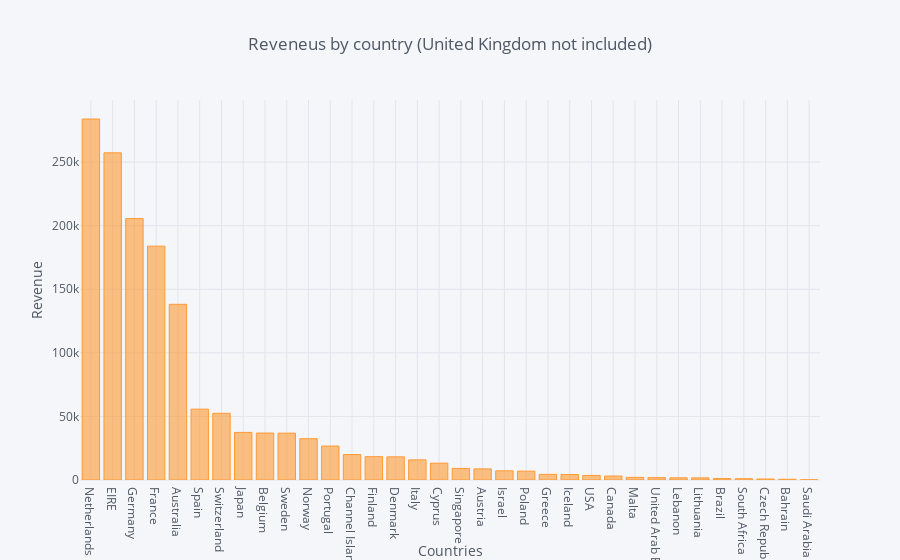

Source (notebook cell):
### Markdown cell above
## 1. Create an interactive bar chart showing total quantity and revenue by country (excluding United Kingdom) for the month of April 2011.

### Code cell
#data_reveneu = data.groupby(by='Country').agg({'Revenue':'sum'}).reset_index().plot(kind='bar')
data_reveneu = data[data.Country != 'United Kingdom'].groupby(by='Country')\
            .agg({'Revenue':'sum'}).sort_values(by='Revenue', ascending=False).reset_index()

data_reveneu.iplot(kind='bar',x='Country', xTitle='Countries', 
                   y='Revenue', yTitle='Revenue', 
                   title='Reveneus by country (United Kingdom not included)')

### Figure 1 — Plotly figure (JSON) as saved in the notebook; plotly's stock layout.template omitted (floating-point values rounded to 4 significant figures)
{"data": [{"marker": {"color": "rgba(255, 153, 51, 0.6)", "line": {"color": "rgba(255, 153, 51, 1.0)", "width": 1}}, "name": "Revenue", "orientation": "v", "text": "", "type": "bar", "uid": "8b071cd7-2e57-43d1-8d47-eb039ddd3bd4", "x": ["Netherlands", "EIRE", "Germany", "France", "Australia", "Spain", "Switzerland", "Japan", "Belgium", "Sweden", "Norway", "Portugal", "Channel Islands", "Finland", "Denmark", "Italy", "Cyprus", "Singapore", "Austria", "Israel", "Poland", "Greece", "Iceland", "USA", "Canada", "Malta", "United Arab Emirates", "Lebanon", "Lithuania", "Brazil", "South Africa", "Czech Republic", "Bahrain", "Saudi Arabia"], "y": [283900.0, 257300.0, 205600.0, 183900.0, 138200.0, 55730.0, 52440.0, 37420.0, 36930.0, 36840.0, 32450.0, 26710.0, 20010.0, 18340.0, 18210.0, 15820.0, 13250.0, 9120.0, 8743.0, 7222.0, 6975.0, 4426.0, 4310.0, 3580.0, 3115.0, 2071.0, 1865.0, 1694.0, 1661.0, 1144.0, 1002.0, 786.7, 548.4, 145.9]}], "layout": {"legend": {"bgcolor": "#F5F6F9", "font": {"color": "#4D5663"}}, "paper_bgcolor": "#F5F6F9", "plot_bgcolor": "#F5F6F9", "title": {"font": {"color": "#4D5663"}, "text": "Reveneus by country (United Kingdom not included)"}, "xaxis": {"gridcolor": "#E1E5ED", "showgrid": true, "tickfont": {"color": "#4D5663"}, "title": {"font": {"color": "#4D5663"}, "text": "Countries"}, "zerolinecolor": "#E1E5ED"}, "yaxis": {"gridcolor": "#E1E5ED", "showgrid": true, "tickfont": {"color": "#4D5663"}, "title": {"font": {"color": "#4D5663"}, "text": "Revenue"}, "zerolinecolor": "#E1E5ED"}}}
